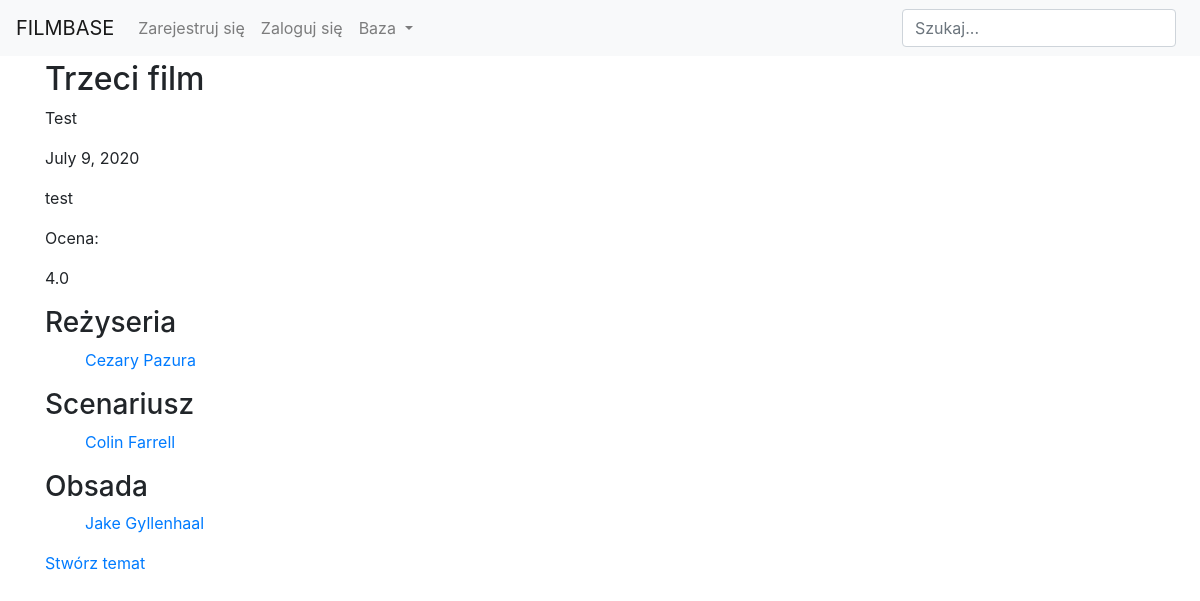
/base/movie/trzeci-film/, run on the app's committed database.
### main/models.py (models this page shows, shortened)
class Movie(models.Model):
    title = models.CharField(null=False, blank=False, max_length=100, verbose_name='Tytuł')
    description = models.CharField(null=False, blank=False, max_length=400, verbose_name='Opis')
    date_of_realease = models.DateField(null=False, blank=False, verbose_name='Data premiery')
    kind = models.CharField(null=False, blank=False, max_length=100, verbose_name='Gatunek')
    actors = models.ManyToManyField(Person, related_name='Starred_in')
    directors = models.ManyToManyField(Person, related_name='Directed')
    scenarists = models.ManyToManyField(Person, related_name='Wrote_the_script')
    slug = models.SlugField(null=True, blank=True)
    is_accepted = models.BooleanField(default=False)
    def get_average(self):
        rates = self.rate_set.all().values_list('choice', flat=True)
        if rates:
            average = (sum(rates))/len(rates)
            return average
        return "Brak oceny"

class Person(models.Model):
    full_name = models.CharField(null=False, blank=False, max_length=100)
    date_of_birth = models.DateField(null=False, blank=False)
    slug = models.SlugField(null=True, blank=True)
    avatar = models.ImageField(default='default.jpg', null=True, blank=True)
    is_accepted = models.BooleanField(default=False)
    def __str__(self):
        return f"{self.full_name}"

### main/views.py (the view, shortened to what this page needs)
# urls.py: path('movie/<slug:slug>/', MovieDetailView.as_view(), name='detail_movie'),
class MovieDetailView(FormMixin, DetailView):
    model = Movie
    template_name = 'main/detail_movie.html'
    context_object_name = 'movie'
    form_class = RateForm
    def get_context_data(self, **kwargs):
        context = super(MovieDetailView, self).get_context_data(**kwargs)
        if self.request.user.is_authenticated and Rate.objects.filter(movie=self.object, sender=self.request.user).exists():
            context['form'] = RateForm(
            initial={
            'movie': self.object,
            'choice': Rate.objects.filter(movie=self.object, sender=self.request.user).first().choice
            })
        return context

### main/forms.py
class RateForm(forms.ModelForm):
    class Meta:
        model = Rate
        fields = ('choice',)

### main/templates/main/detail_movie.html (shortened to what this page needs)
{% extends 'users/base.html' %}
{% block content %}
    <h2>{{ movie.title }}</h2>
    <p>{{ movie.description }}</p>
    <p>{{ movie.date_of_realease }}</p>
    <p>{{ movie.kind }}</p>
    <p>Ocena:<div id="average">{{ movie.get_average }}</div></p>
    <h3>Reżyseria</h3>
    {% for director in movie.directors.all %}
        <a href="{% url 'detail_person' slug=director.slug %}"><ul>{{ director }}</ul></a>
    {% endfor %}
    <h3>Scenariusz</h3>
    {% for scenarist in movie.scenarists.all %}
        <a href="{% url 'detail_person' slug=scenarist.slug %}"><ul>{{ scenarist }}</ul></a>
    {% endfor %}
    <h3>Obsada</h3>
    {% for actor in movie.actors.all %}
        <a href="{% url 'detail_person' slug=actor.slug %}"><ul>{{ actor }}</ul></a>
    {% endfor %}
    <p><a href="{% url 'create_topic' slug=movie.slug %}">Stwórz temat</a></p>
{% endblock %}

### data on the page
Movie: title "Trzeci film", description "Test", date_of_realease "July 9, 2020", kind "test", get_average "4.0"
Person: full_name "Cezary Pazura"
Person: full_name "Colin Farrell"
Person: full_name "Jake Gyllenhaal"
